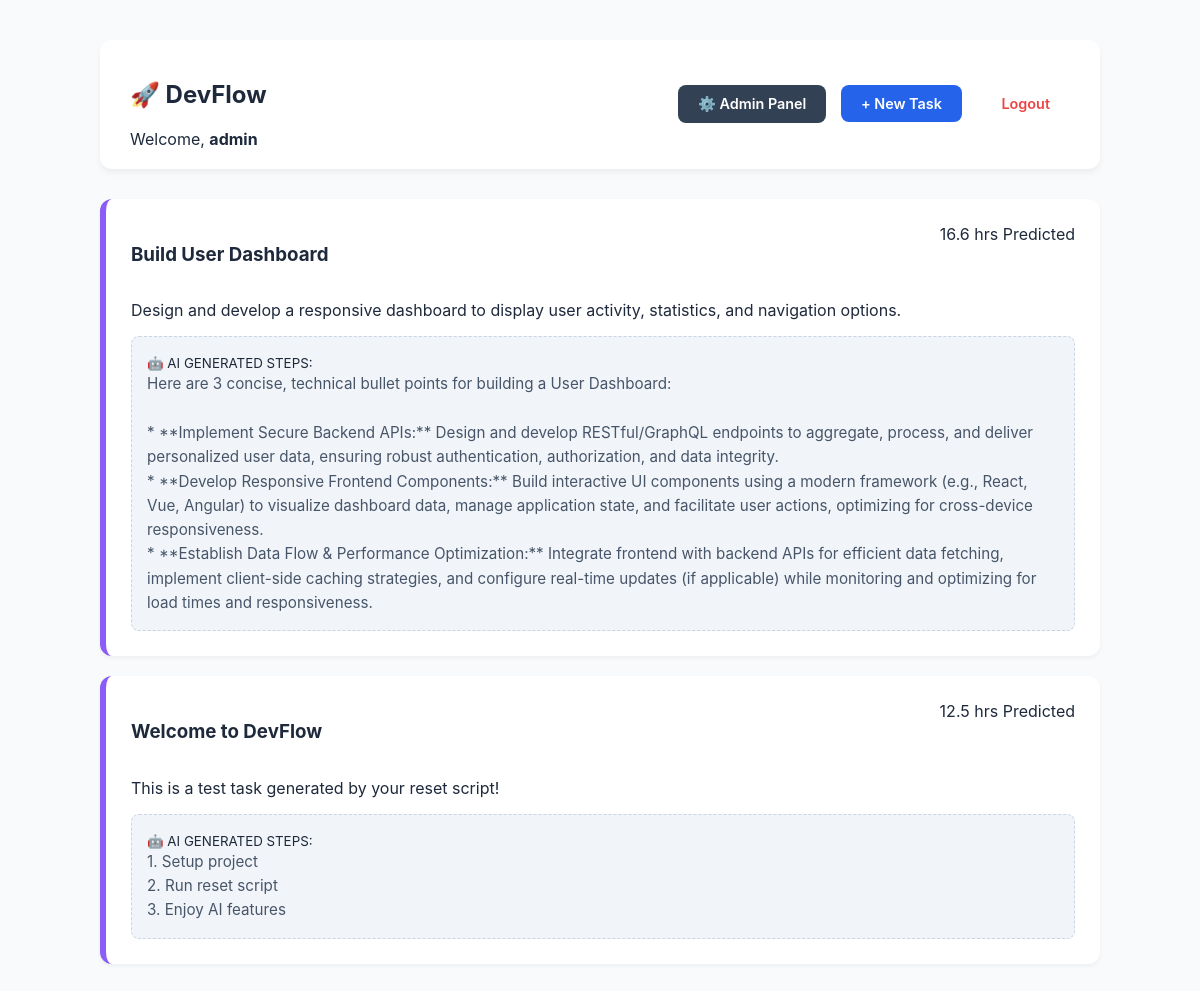
The app's page / (signed in) with its own data.
### task_manager/models.py (models this page shows, shortened)
class Task(models.Model):
    title = models.CharField(max_length=200)
    description = models.TextField()
    complexity = models.IntegerField(default=1)
    estimated_hours = models.FloatField(null=True, blank=True)
    sub_tasks = models.TextField(null=True, blank=True)
    created_at = models.DateTimeField(auto_now_add=True)

### task_manager/views.py (the view)
# urls.py: path('', views.dashboard, name='dashboard'),
@login_required(login_url='login')
def dashboard(request):
    tasks = Task.objects.all().order_by('-created_at')
    return render(request, 'dashboard.html', {'tasks': tasks})

### task_manager/templates/dashboard.html (shortened to what this page needs)
{% load static %}
<!DOCTYPE html>
<html>
<head>
    <link rel="stylesheet" href="{% static 'css/style.css' %}">
</head>
<body>
    <div class="container">
        <div class="header">
            <div class="user-info">
                <h2>🚀 DevFlow</h2>
                <span>Welcome, <strong>{{ user.username }}</strong></span>
            </div>
            <div>
                {% if user.is_superuser %}
                <a href="/admin/" class="btn" style="background: #334155; color: white; margin-right: 10px;">⚙️ Admin Panel</a>
                {% endif %}
                <a href="{% url 'create_task' %}" class="btn btn-primary">+ New Task</a>
                <a href="{% url 'logout' %}" class="btn btn-logout" style="margin-left: 15px; color: var(--danger); text-decoration: none;">Logout</a>
            </div>
        </div>
        <div class="task-list">
            {% for task in tasks %}
            <div class="task-card">
                <div style="display: flex; justify-content: space-between;">
                    <h3>{{ task.title }}</h3>
                    <span class="badge">{{ task.estimated_hours }} hrs Predicted</span>
                </div>
                <p>{{ task.description }}</p>
                <div class="ai-section">
                    <small>🤖 AI GENERATED STEPS:</small>
                    <div class="sub-tasks">{{ task.sub_tasks }}</div>
                </div>
            </div>
            {% empty %}
            <p style="text-align: center; color: #94a3b8;">No tasks yet. Create one to see AI in action!</p>
            {% endfor %}
        </div>
    </div>
</body>
</html>

### task_manager/static/css/style.css (style rules this page uses)
:root { --primary: #2563eb; --primary-hover: #1d4ed8; --bg: #f8fafc; --card: #ffffff; --text: #1e293b; --accent: #8b5cf6; --danger: #ef4444; }
body { font-family: 'Inter', system-ui, sans-serif; background-color: var(--bg); color: var(--text); margin: 0; padding: 0; }
.container { max-width: 1000px; margin: 40px auto; padding: 0 20px; }
.header { display: flex; justify-content: space-between; align-items: center; background: var(--card); padding: 20px 30px; border-radius: 12px; margin-bottom: 30px; box-shadow: 0 4px 6px rgba(0,0,0,0.05); }
.task-card { background: var(--card); border-radius: 12px; padding: 25px; margin-bottom: 20px; border-left: 6px solid var(--accent); box-shadow: 0 2px 4px rgba(0,0,0,0.05); }
.ai-section { background: #f1f5f9; padding: 15px; border-radius: 8px; margin-top: 15px; border: 1px dashed #cbd5e1; }
.sub-tasks { white-space: pre-line; color: #475569; font-size: 0.95rem; line-height: 1.6; }
.btn { padding: 10px 20px; border-radius: 8px; font-weight: 600; cursor: pointer; text-decoration: none; display: inline-block; border: none; }
.btn-primary { background: var(--primary); color: white; }
.header .btn { font-size: 0.9rem; display: inline-flex; align-items: center; }

### records on screen
Task: title "Build User Dashboard", estimated_hours "16.6", description "Design and develop a responsive dashboard to display user activity, statistics, and navigation options.", sub_tasks "Here are 3 concise, technical bullet points for building a User Dashboard: * **Implement Secure Backend APIs:** Design and develop RESTful/GraphQL endpoints to aggregate, process, and deliver personalized user data, ensuring robust authentication, authorization, and data integrity. * **Develop Responsive Frontend Components:** Build interactive UI components using a modern framework (e.g., React, Vue, Angular) to visualize dashboard data, manage application state, and facilitate user actions, optimizing for cross-device responsiveness. * **Establish Data Flow & Performance Optimization:** Integrate frontend with backend APIs for efficient data fetching, implement client-side caching…"
Task: title "Welcome to DevFlow", estimated_hours "12.5", description "This is a test task generated by your reset script!", sub_tasks "1. Setup project 2. Run reset script 3. Enjoy AI features"

### other values on screen
{{ user.username }} "admin"
